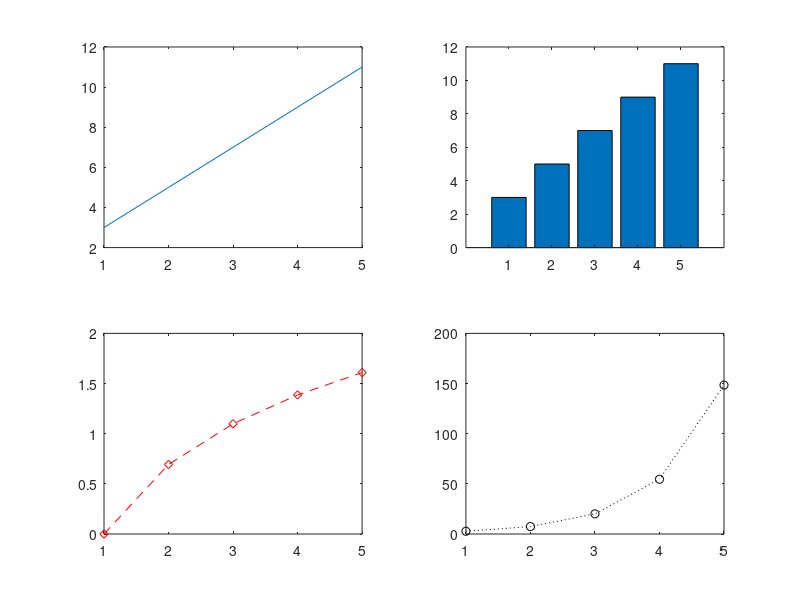

The MATLAB source for this figure:
x=[1:5];
y1=2*x+1;
subplot(2,2,1);
plot(x,y1);

subplot(2,2,2);
bar(x,y1);

y2=log(x);
subplot(2,2,3);
plot(x,y2,'r--d');

y3=exp(x);
subplot(2,2,4);
plot(x,y3,'k:o');